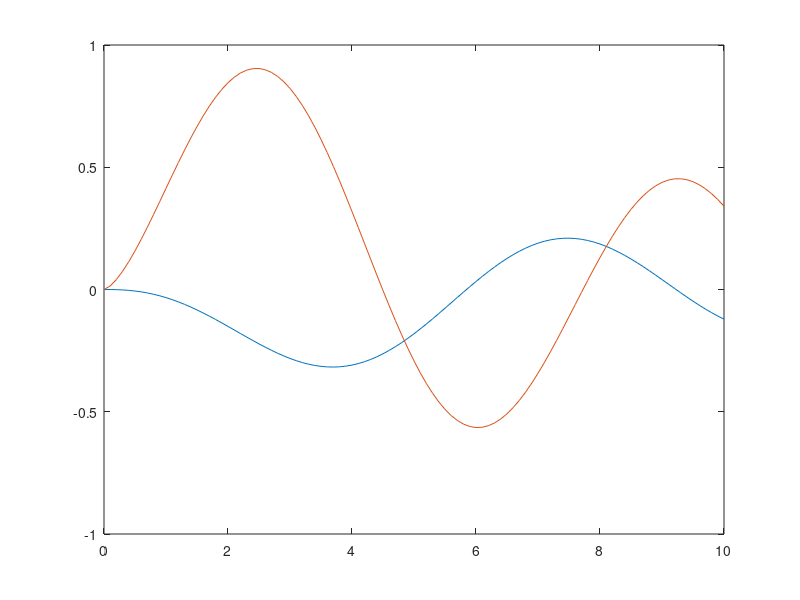

MATLAB code for this plot:
% Finds the energy and radial wavefunction for a particle from the point 
% of view of an observer in a rotating frame of reference. The 
% wavefunction is correct to order v/c and the spin is in the opposite 
% direction as the rotation (probably). This is a negative energy solution.   
k=1.0;
mu=1.5;
om=0.01;
m=1.0;
c=1;
hbar=1;
mf=(m*c^2+hbar*om/2);
E=(mu+1)*hbar*om-sqrt((mu+1)^2*hbar^2*om^2+hbar^2*c^2*k^2+mf^2)
B=1;
ef1=E+m*c^2+hbar*om/2;
ef2=E-m*c^2-hbar*om/2;
ef3=E^2-hbar^2*c^2*k^2-2*mu*hbar*om*E-mf^2;
A=2*hbar^2*om*c*k*B/ef3;
X=(E*A-hbar*k*c*B)/ef1;
W=(hbar*c*k*A+(2*mu+2)*hbar*om*B)/ef1;
rmin=0;
rmax=10;
dr=0.1;
nr=round(1+(rmax-rmin)/dr);
r=rmin:dr:rmax;
z=k*r;
z1=om*z/(k*c);
for ir=1:nr
    psi1(ir)=A*besselj(mu+1,r(ir))+z1(ir)*B*besselj(mu,z(ir));
    psi2(ir)=W*besselj(mu,z(ir))+z1(ir)*X*besselj(mu+1,z(ir));
end
plot(z,psi1,z,psi2)



    
